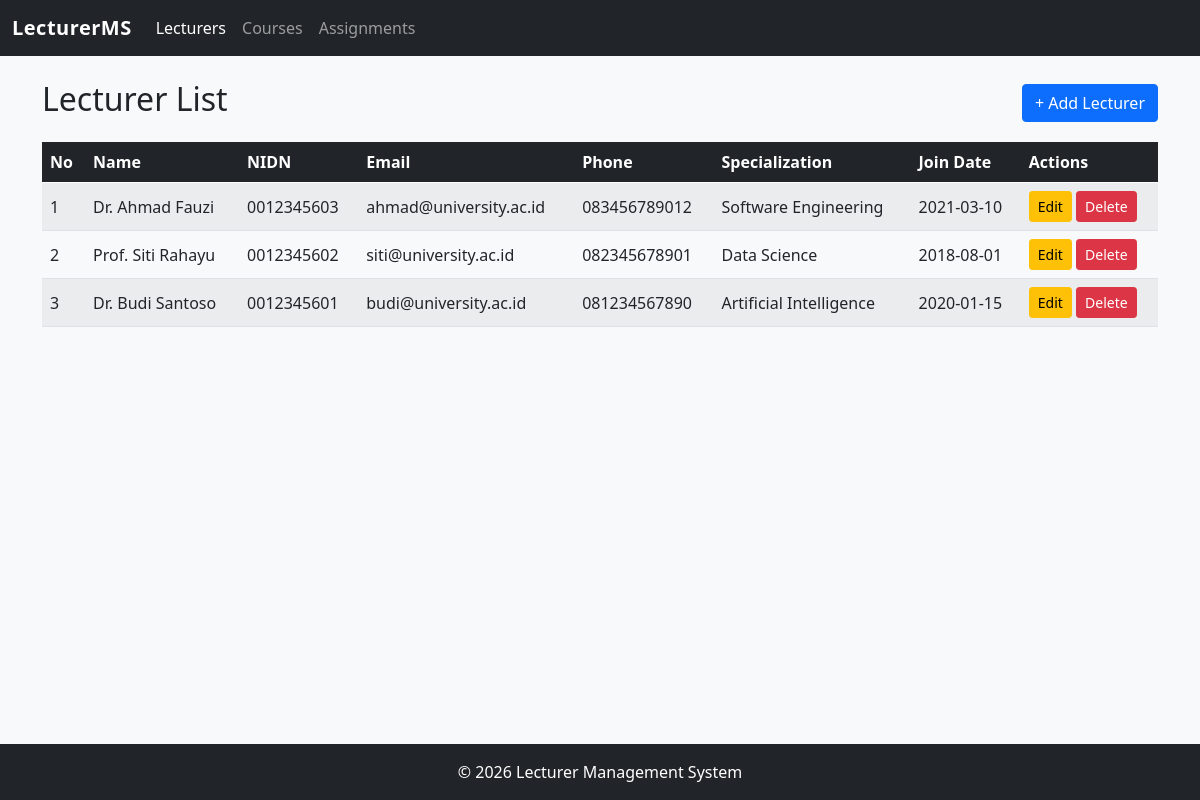
The app's page /Project/index.php with its own data.
### tables this page shows
CREATE TABLE lecturers (
    id INT AUTO_INCREMENT PRIMARY KEY,
    name VARCHAR(100) NOT NULL,
    nidn VARCHAR(20) NOT NULL UNIQUE,
    email VARCHAR(100) UNIQUE,
    phone VARCHAR(15),
    specialization VARCHAR(100),
    join_date DATE NOT NULL
);

### Project/controllers/LecturerController.php (called while the page is built, shortened)
<?php
require_once __DIR__ . '/../models/Lecturer.php';
class LecturerController {
    private $model;
    public function __construct() {
        $this->model = new Lecturer();
    }
    public function index() {
        $lecturers = $this->model->getAll();
        require __DIR__ . '/../views/lecturers/index.php';
    }
}

### Project/config/database.php (called while the page is built, shortened)
<?php
class Database {
    private $host = "localhost";
    private $username = "root";
    private $password = "";
    private $dbname = "tp_mvc25";
    public function __construct() {
        try {
            $this->conn = new PDO(
                "mysql:host={$this->host};dbname={$this->dbname}",
                $this->username,
                $this->password
            );
        } catch (PDOException $e) {
            die("Koneksi gagal: " . $e->getMessage());
        }
    }
}

### Project/models/Lecturer.php (called while the page is built, shortened)
<?php
require_once __DIR__ . '/../config/database.php';
class Lecturer {
    private $db;
    public function __construct() {
        $this->db = (new Database())->conn;
    }
    public function getAll() {
        $stmt = $this->db->prepare("SELECT * FROM lecturers ORDER BY id DESC");
        $stmt->execute();
        return $stmt->fetchAll();
    }
}

### Project/views/lecturers/index.php (the view, shortened to what this page needs)
<?php require __DIR__ . '/../layouts/header.php'; ?>
<div class="d-flex justify-content-between align-items-center mb-3">
    <h2>Lecturer List</h2>
    <a href="index.php?page=lecturers&action=create" class="btn btn-primary">+ Add Lecturer</a>
</div>
<div class="table-responsive">
    <table class="table table-striped table-hover">
        <thead class="table-dark">
            <tr>
                <th>No</th>
                <th>Name</th>
                <th>NIDN</th>
                <th>Email</th>
                <th>Phone</th>
                <th>Specialization</th>
                <th>Join Date</th>
                <th>Actions</th>
            </tr>
        </thead>
        <tbody>
            <?php if (empty($lecturers)): ?>
                <tr><td colspan="8" class="text-center text-muted">Belum ada data dosen.</td></tr>
            <?php else: ?>
                <?php $no = 1; foreach ($lecturers as $l): ?>
                <tr>
                    <td><?= $no++ ?></td>
                    <td><?= htmlspecialchars($l['name']) ?></td>
                    <td><?= htmlspecialchars($l['nidn']) ?></td>
                    <td><?= htmlspecialchars($l['email'] ?? '-') ?></td>
                    <td><?= htmlspecialchars($l['phone'] ?? '-') ?></td>
                    <td><?= htmlspecialchars($l['specialization'] ?? '-') ?></td>
                    <td><?= $l['join_date'] ?></td>
                    <td>
                        <a href="index.php?page=lecturers&action=edit&id=<?= $l['id'] ?>" class="btn btn-sm btn-warning">Edit</a>
                        <form method="POST" action="index.php?page=lecturers&action=delete" class="d-inline"
                              onsubmit="return confirm('Yakin hapus dosen ini?')">
                            <button type="submit" class="btn btn-sm btn-danger">Delete</button>
                        </form>
                    </td>
                </tr>
                <?php endforeach; ?>
            <?php endif; ?>
        </tbody>
    </table>
</div>
<?php require __DIR__ . '/../layouts/footer.php'; ?>

### Project/public/css/style.css (style rules this page uses)
body { background-color: #f8f9fa; min-height: 100vh; display: flex; flex-direction: column; }
.table th { vertical-align: middle; }
.table td { vertical-align: middle; }

### records on screen
lecturers: name "Dr. Ahmad Fauzi", nidn "0012345603", email "ahmad@university.ac.id", phone "083456789012", specialization "Software Engineering", join_date "2021-03-10"
lecturers: name "Prof. Siti Rahayu", nidn "0012345602", email "siti@university.ac.id", phone "082345678901", specialization "Data Science", join_date "2018-08-01"
lecturers: name "Dr. Budi Santoso", nidn "0012345601", email "budi@university.ac.id", phone "081234567890", specialization "Artificial Intelligence", join_date "2020-01-15"
